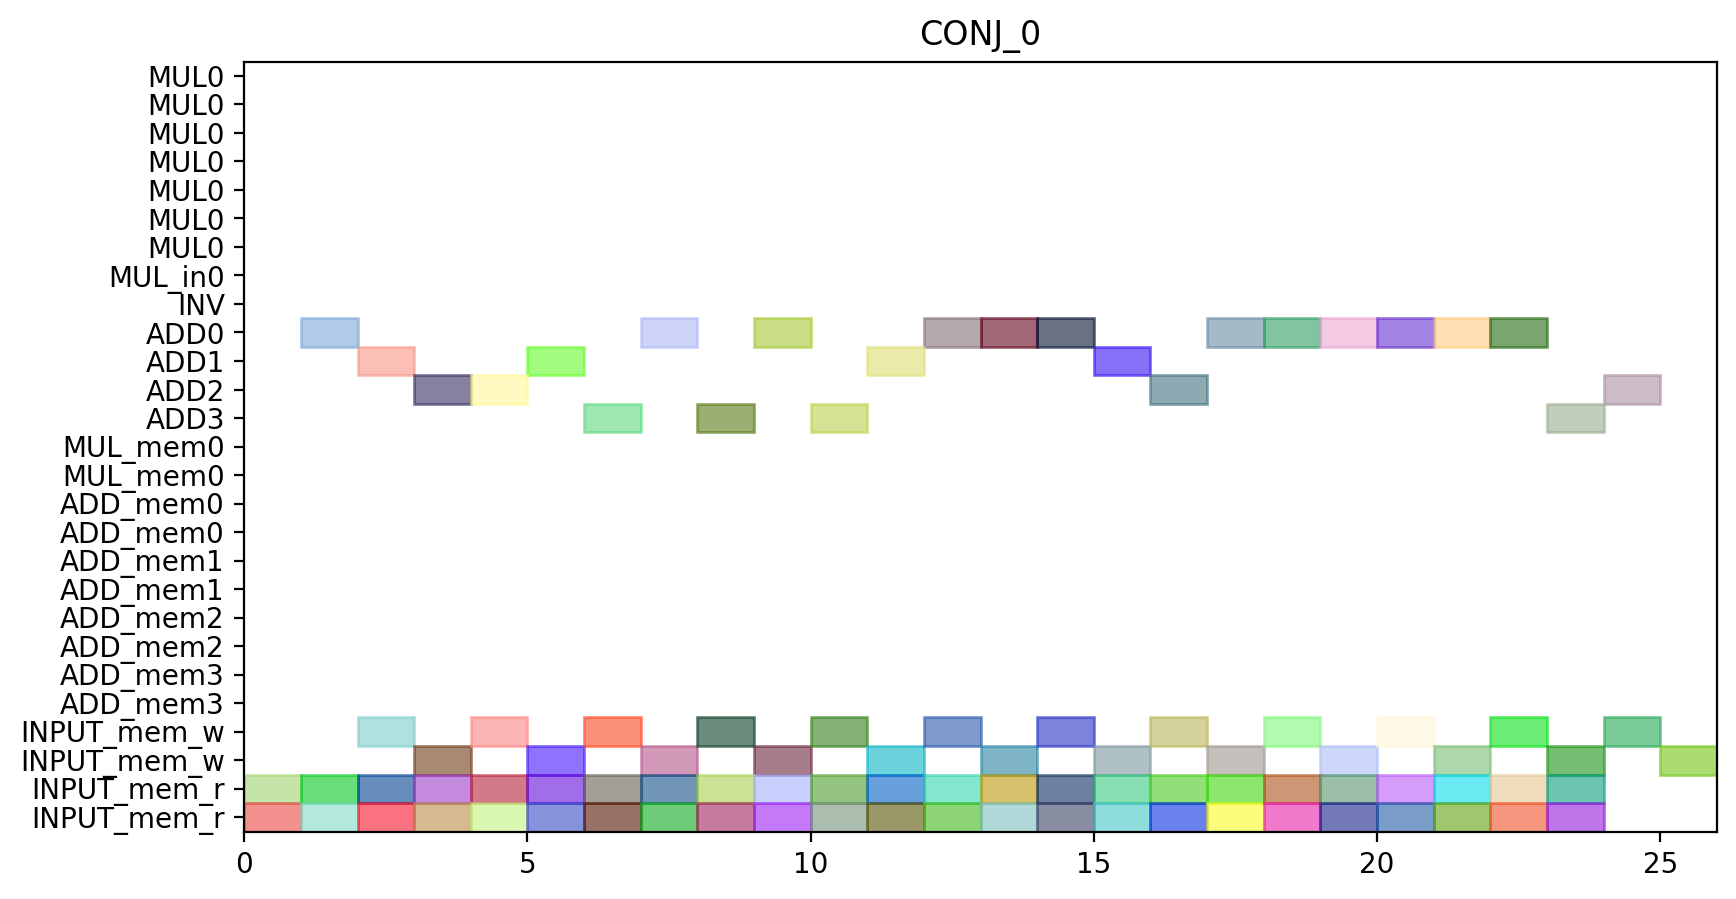

This figure's Python source:
from pyschedule import Scenario, solvers, plotters, alt


def solve():
	horizon = 90
	S = Scenario("CONJ_0", horizon=horizon)

	# resource
	MUL = S.Resources('MUL', num=1, size=7)
	MUL_in = S.Resources('MUL_in', num=1)
	INV = S.Resource('INV')
	ADD = S.Resources('ADD', num=4, periods=range(1, horizon))
	MUL_mem = S.Resources('MUL_mem', num=1, size=2)
	ADD_mem = S.Resources('ADD_mem', num=4, size=2)
	INPUT_mem_w = S.Resource('INPUT_mem_w', size=2)
	INPUT_mem_r = S.Resource('INPUT_mem_r', size=2)

	# result of previous scheduling

	# new tasks
	c0000 = S.Task('c0000', length=1, delay_cost=1)
	c0000 += alt(ADD)

	S += 0<c0000

	c0000_mem0 = S.Task('c0000_mem0', length=1, delay_cost=1)
	c0000_mem0 += INPUT_mem_r
	S += c0000_mem0 <= c0000

	c0000_mem1 = S.Task('c0000_mem1', length=1, delay_cost=1)
	c0000_mem1 += INPUT_mem_r
	S += c0000_mem1 <= c0000

	c0000_w = S.Task('c0000_w', length=1, delay_cost=1)
	c0000_w += alt(INPUT_mem_w)
	S += c0000 <= c0000_w

	c0001 = S.Task('c0001', length=1, delay_cost=1)
	c0001 += alt(ADD)

	S += 0<c0001

	c0001_mem0 = S.Task('c0001_mem0', length=1, delay_cost=1)
	c0001_mem0 += INPUT_mem_r
	S += c0001_mem0 <= c0001

	c0001_mem1 = S.Task('c0001_mem1', length=1, delay_cost=1)
	c0001_mem1 += INPUT_mem_r
	S += c0001_mem1 <= c0001

	c0001_w = S.Task('c0001_w', length=1, delay_cost=1)
	c0001_w += alt(INPUT_mem_w)
	S += c0001 <= c0001_w

	c0010 = S.Task('c0010', length=1, delay_cost=1)
	c0010 += alt(ADD)

	S += 0<c0010

	c0010_mem0 = S.Task('c0010_mem0', length=1, delay_cost=1)
	c0010_mem0 += INPUT_mem_r
	S += c0010_mem0 <= c0010

	c0010_mem1 = S.Task('c0010_mem1', length=1, delay_cost=1)
	c0010_mem1 += INPUT_mem_r
	S += c0010_mem1 <= c0010

	c0010_w = S.Task('c0010_w', length=1, delay_cost=1)
	c0010_w += alt(INPUT_mem_w)
	S += c0010 <= c0010_w

	c0011 = S.Task('c0011', length=1, delay_cost=1)
	c0011 += alt(ADD)

	S += 0<c0011

	c0011_mem0 = S.Task('c0011_mem0', length=1, delay_cost=1)
	c0011_mem0 += INPUT_mem_r
	S += c0011_mem0 <= c0011

	c0011_mem1 = S.Task('c0011_mem1', length=1, delay_cost=1)
	c0011_mem1 += INPUT_mem_r
	S += c0011_mem1 <= c0011

	c0011_w = S.Task('c0011_w', length=1, delay_cost=1)
	c0011_w += alt(INPUT_mem_w)
	S += c0011 <= c0011_w

	c0100 = S.Task('c0100', length=1, delay_cost=1)
	c0100 += alt(ADD)

	S += 0<c0100

	c0100_mem0 = S.Task('c0100_mem0', length=1, delay_cost=1)
	c0100_mem0 += INPUT_mem_r
	S += c0100_mem0 <= c0100

	c0100_mem1 = S.Task('c0100_mem1', length=1, delay_cost=1)
	c0100_mem1 += INPUT_mem_r
	S += c0100_mem1 <= c0100

	c0100_w = S.Task('c0100_w', length=1, delay_cost=1)
	c0100_w += alt(INPUT_mem_w)
	S += c0100 <= c0100_w

	c0101 = S.Task('c0101', length=1, delay_cost=1)
	c0101 += alt(ADD)

	S += 0<c0101

	c0101_mem0 = S.Task('c0101_mem0', length=1, delay_cost=1)
	c0101_mem0 += INPUT_mem_r
	S += c0101_mem0 <= c0101

	c0101_mem1 = S.Task('c0101_mem1', length=1, delay_cost=1)
	c0101_mem1 += INPUT_mem_r
	S += c0101_mem1 <= c0101

	c0101_w = S.Task('c0101_w', length=1, delay_cost=1)
	c0101_w += alt(INPUT_mem_w)
	S += c0101 <= c0101_w

	c0110 = S.Task('c0110', length=1, delay_cost=1)
	c0110 += alt(ADD)

	S += 0<c0110

	c0110_mem0 = S.Task('c0110_mem0', length=1, delay_cost=1)
	c0110_mem0 += INPUT_mem_r
	S += c0110_mem0 <= c0110

	c0110_mem1 = S.Task('c0110_mem1', length=1, delay_cost=1)
	c0110_mem1 += INPUT_mem_r
	S += c0110_mem1 <= c0110

	c0110_w = S.Task('c0110_w', length=1, delay_cost=1)
	c0110_w += alt(INPUT_mem_w)
	S += c0110 <= c0110_w

	c0111 = S.Task('c0111', length=1, delay_cost=1)
	c0111 += alt(ADD)

	S += 0<c0111

	c0111_mem0 = S.Task('c0111_mem0', length=1, delay_cost=1)
	c0111_mem0 += INPUT_mem_r
	S += c0111_mem0 <= c0111

	c0111_mem1 = S.Task('c0111_mem1', length=1, delay_cost=1)
	c0111_mem1 += INPUT_mem_r
	S += c0111_mem1 <= c0111

	c0111_w = S.Task('c0111_w', length=1, delay_cost=1)
	c0111_w += alt(INPUT_mem_w)
	S += c0111 <= c0111_w

	c0200 = S.Task('c0200', length=1, delay_cost=1)
	c0200 += alt(ADD)

	S += 0<c0200

	c0200_mem0 = S.Task('c0200_mem0', length=1, delay_cost=1)
	c0200_mem0 += INPUT_mem_r
	S += c0200_mem0 <= c0200

	c0200_mem1 = S.Task('c0200_mem1', length=1, delay_cost=1)
	c0200_mem1 += INPUT_mem_r
	S += c0200_mem1 <= c0200

	c0200_w = S.Task('c0200_w', length=1, delay_cost=1)
	c0200_w += alt(INPUT_mem_w)
	S += c0200 <= c0200_w

	c0201 = S.Task('c0201', length=1, delay_cost=1)
	c0201 += alt(ADD)

	S += 0<c0201

	c0201_mem0 = S.Task('c0201_mem0', length=1, delay_cost=1)
	c0201_mem0 += INPUT_mem_r
	S += c0201_mem0 <= c0201

	c0201_mem1 = S.Task('c0201_mem1', length=1, delay_cost=1)
	c0201_mem1 += INPUT_mem_r
	S += c0201_mem1 <= c0201

	c0201_w = S.Task('c0201_w', length=1, delay_cost=1)
	c0201_w += alt(INPUT_mem_w)
	S += c0201 <= c0201_w

	c0210 = S.Task('c0210', length=1, delay_cost=1)
	c0210 += alt(ADD)

	S += 0<c0210

	c0210_mem0 = S.Task('c0210_mem0', length=1, delay_cost=1)
	c0210_mem0 += INPUT_mem_r
	S += c0210_mem0 <= c0210

	c0210_mem1 = S.Task('c0210_mem1', length=1, delay_cost=1)
	c0210_mem1 += INPUT_mem_r
	S += c0210_mem1 <= c0210

	c0210_w = S.Task('c0210_w', length=1, delay_cost=1)
	c0210_w += alt(INPUT_mem_w)
	S += c0210 <= c0210_w

	c0211 = S.Task('c0211', length=1, delay_cost=1)
	c0211 += alt(ADD)

	S += 0<c0211

	c0211_mem0 = S.Task('c0211_mem0', length=1, delay_cost=1)
	c0211_mem0 += INPUT_mem_r
	S += c0211_mem0 <= c0211

	c0211_mem1 = S.Task('c0211_mem1', length=1, delay_cost=1)
	c0211_mem1 += INPUT_mem_r
	S += c0211_mem1 <= c0211

	c0211_w = S.Task('c0211_w', length=1, delay_cost=1)
	c0211_w += alt(INPUT_mem_w)
	S += c0211 <= c0211_w

	c1000 = S.Task('c1000', length=1, delay_cost=1)
	c1000 += alt(ADD)

	S += 0<c1000

	c1000_mem0 = S.Task('c1000_mem0', length=1, delay_cost=1)
	c1000_mem0 += INPUT_mem_r
	S += c1000_mem0 <= c1000

	c1000_mem1 = S.Task('c1000_mem1', length=1, delay_cost=1)
	c1000_mem1 += INPUT_mem_r
	S += c1000_mem1 <= c1000

	c1000_w = S.Task('c1000_w', length=1, delay_cost=1)
	c1000_w += alt(INPUT_mem_w)
	S += c1000 <= c1000_w

	c1001 = S.Task('c1001', length=1, delay_cost=1)
	c1001 += alt(ADD)

	S += 0<c1001

	c1001_mem0 = S.Task('c1001_mem0', length=1, delay_cost=1)
	c1001_mem0 += INPUT_mem_r
	S += c1001_mem0 <= c1001

	c1001_mem1 = S.Task('c1001_mem1', length=1, delay_cost=1)
	c1001_mem1 += INPUT_mem_r
	S += c1001_mem1 <= c1001

	c1001_w = S.Task('c1001_w', length=1, delay_cost=1)
	c1001_w += alt(INPUT_mem_w)
	S += c1001 <= c1001_w

	c1010 = S.Task('c1010', length=1, delay_cost=1)
	c1010 += alt(ADD)

	S += 0<c1010

	c1010_mem0 = S.Task('c1010_mem0', length=1, delay_cost=1)
	c1010_mem0 += INPUT_mem_r
	S += c1010_mem0 <= c1010

	c1010_mem1 = S.Task('c1010_mem1', length=1, delay_cost=1)
	c1010_mem1 += INPUT_mem_r
	S += c1010_mem1 <= c1010

	c1010_w = S.Task('c1010_w', length=1, delay_cost=1)
	c1010_w += alt(INPUT_mem_w)
	S += c1010 <= c1010_w

	c1011 = S.Task('c1011', length=1, delay_cost=1)
	c1011 += alt(ADD)

	S += 0<c1011

	c1011_mem0 = S.Task('c1011_mem0', length=1, delay_cost=1)
	c1011_mem0 += INPUT_mem_r
	S += c1011_mem0 <= c1011

	c1011_mem1 = S.Task('c1011_mem1', length=1, delay_cost=1)
	c1011_mem1 += INPUT_mem_r
	S += c1011_mem1 <= c1011

	c1011_w = S.Task('c1011_w', length=1, delay_cost=1)
	c1011_w += alt(INPUT_mem_w)
	S += c1011 <= c1011_w

	c1100 = S.Task('c1100', length=1, delay_cost=1)
	c1100 += alt(ADD)

	S += 0<c1100

	c1100_mem0 = S.Task('c1100_mem0', length=1, delay_cost=1)
	c1100_mem0 += INPUT_mem_r
	S += c1100_mem0 <= c1100

	c1100_mem1 = S.Task('c1100_mem1', length=1, delay_cost=1)
	c1100_mem1 += INPUT_mem_r
	S += c1100_mem1 <= c1100

	c1100_w = S.Task('c1100_w', length=1, delay_cost=1)
	c1100_w += alt(INPUT_mem_w)
	S += c1100 <= c1100_w

	c1101 = S.Task('c1101', length=1, delay_cost=1)
	c1101 += alt(ADD)

	S += 0<c1101

	c1101_mem0 = S.Task('c1101_mem0', length=1, delay_cost=1)
	c1101_mem0 += INPUT_mem_r
	S += c1101_mem0 <= c1101

	c1101_mem1 = S.Task('c1101_mem1', length=1, delay_cost=1)
	c1101_mem1 += INPUT_mem_r
	S += c1101_mem1 <= c1101

	c1101_w = S.Task('c1101_w', length=1, delay_cost=1)
	c1101_w += alt(INPUT_mem_w)
	S += c1101 <= c1101_w

	c1110 = S.Task('c1110', length=1, delay_cost=1)
	c1110 += alt(ADD)

	S += 0<c1110

	c1110_mem0 = S.Task('c1110_mem0', length=1, delay_cost=1)
	c1110_mem0 += INPUT_mem_r
	S += c1110_mem0 <= c1110

	c1110_mem1 = S.Task('c1110_mem1', length=1, delay_cost=1)
	c1110_mem1 += INPUT_mem_r
	S += c1110_mem1 <= c1110

	c1110_w = S.Task('c1110_w', length=1, delay_cost=1)
	c1110_w += alt(INPUT_mem_w)
	S += c1110 <= c1110_w

	c1111 = S.Task('c1111', length=1, delay_cost=1)
	c1111 += alt(ADD)

	S += 0<c1111

	c1111_mem0 = S.Task('c1111_mem0', length=1, delay_cost=1)
	c1111_mem0 += INPUT_mem_r
	S += c1111_mem0 <= c1111

	c1111_mem1 = S.Task('c1111_mem1', length=1, delay_cost=1)
	c1111_mem1 += INPUT_mem_r
	S += c1111_mem1 <= c1111

	c1111_w = S.Task('c1111_w', length=1, delay_cost=1)
	c1111_w += alt(INPUT_mem_w)
	S += c1111 <= c1111_w

	c1200 = S.Task('c1200', length=1, delay_cost=1)
	c1200 += alt(ADD)

	S += 0<c1200

	c1200_mem0 = S.Task('c1200_mem0', length=1, delay_cost=1)
	c1200_mem0 += INPUT_mem_r
	S += c1200_mem0 <= c1200

	c1200_mem1 = S.Task('c1200_mem1', length=1, delay_cost=1)
	c1200_mem1 += INPUT_mem_r
	S += c1200_mem1 <= c1200

	c1200_w = S.Task('c1200_w', length=1, delay_cost=1)
	c1200_w += alt(INPUT_mem_w)
	S += c1200 <= c1200_w

	c1201 = S.Task('c1201', length=1, delay_cost=1)
	c1201 += alt(ADD)

	S += 0<c1201

	c1201_mem0 = S.Task('c1201_mem0', length=1, delay_cost=1)
	c1201_mem0 += INPUT_mem_r
	S += c1201_mem0 <= c1201

	c1201_mem1 = S.Task('c1201_mem1', length=1, delay_cost=1)
	c1201_mem1 += INPUT_mem_r
	S += c1201_mem1 <= c1201

	c1201_w = S.Task('c1201_w', length=1, delay_cost=1)
	c1201_w += alt(INPUT_mem_w)
	S += c1201 <= c1201_w

	c1210 = S.Task('c1210', length=1, delay_cost=1)
	c1210 += alt(ADD)

	S += 0<c1210

	c1210_mem0 = S.Task('c1210_mem0', length=1, delay_cost=1)
	c1210_mem0 += INPUT_mem_r
	S += c1210_mem0 <= c1210

	c1210_mem1 = S.Task('c1210_mem1', length=1, delay_cost=1)
	c1210_mem1 += INPUT_mem_r
	S += c1210_mem1 <= c1210

	c1210_w = S.Task('c1210_w', length=1, delay_cost=1)
	c1210_w += alt(INPUT_mem_w)
	S += c1210 <= c1210_w

	c1211 = S.Task('c1211', length=1, delay_cost=1)
	c1211 += alt(ADD)

	S += 0<c1211

	c1211_mem0 = S.Task('c1211_mem0', length=1, delay_cost=1)
	c1211_mem0 += INPUT_mem_r
	S += c1211_mem0 <= c1211

	c1211_mem1 = S.Task('c1211_mem1', length=1, delay_cost=1)
	c1211_mem1 += INPUT_mem_r
	S += c1211_mem1 <= c1211

	c1211_w = S.Task('c1211_w', length=1, delay_cost=1)
	c1211_w += alt(INPUT_mem_w)
	S += c1211 <= c1211_w

	solvers.mip.solve(S,msg=1,kind='CPLEX',ratio_gap=1.01)

	solution = [['hoge']*len(S.solution()[1]) for i in range(len(S.solution()))]
	for i in range(len(S.solution())):
		for j in range(len(S.solution()[i])):
			solution[i][j]=str(S.solution()[i][j])
	print(solution)

	cycles = int(solution[-1][3])

	pic_file_name = "/mnt/rose/usr1/fukuda/pairing_automation_design2/bls24-1032/scheduling/CONJ_mul1_add4/CONJ_0.png"
	if(S.solution() != []):
		plotters.matplotlib.plot(S,img_filename=pic_file_name, vertical_text=True, fig_size=(cycles*0.25+3, 5), show_task_labels=False)

	return solution
